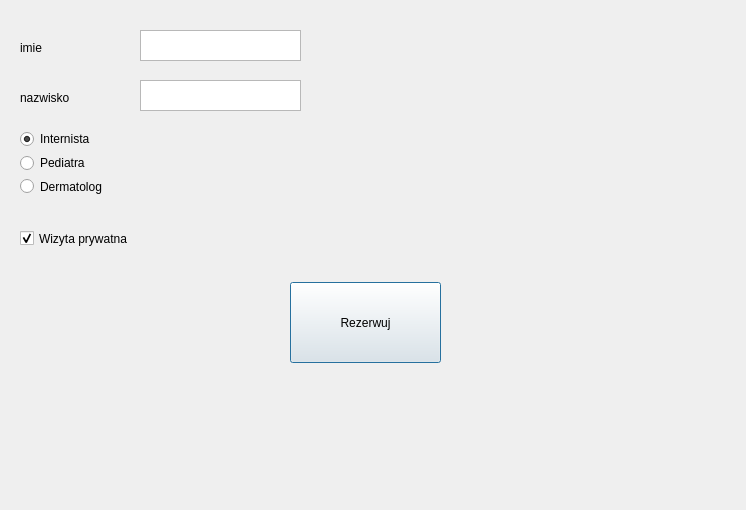
<?xml version="1.0" encoding="UTF-8"?>
<ui version="4.0">
 <class>Dialog</class>
 <widget class="QDialog" name="Dialog">
  <property name="geometry">
   <rect>
    <x>0</x>
    <y>0</y>
    <width>746</width>
    <height>510</height>
   </rect>
  </property>
  <property name="windowTitle">
   <string>Dialog</string>
  </property>
  <widget class="QCheckBox" name="wizyta_prywatna">
   <property name="geometry">
    <rect>
     <x>20</x>
     <y>230</y>
     <width>111</width>
     <height>17</height>
    </rect>
   </property>
   <property name="text">
    <string>Wizyta prywatna</string>
   </property>
   <property name="checked">
    <bool>true</bool>
   </property>
  </widget>
  <widget class="QPushButton" name="rezerwuj_button">
   <property name="geometry">
    <rect>
     <x>290</x>
     <y>282</y>
     <width>151</width>
     <height>81</height>
    </rect>
   </property>
   <property name="text">
    <string>Rezerwuj</string>
   </property>
  </widget>
  <widget class="QLabel" name="result">
   <property name="geometry">
    <rect>
     <x>0</x>
     <y>420</y>
     <width>741</width>
     <height>61</height>
    </rect>
   </property>
   <property name="text">
    <string/>
   </property>
   <property name="alignment">
    <set>Qt::AlignCenter</set>
   </property>
  </widget>
  <widget class="QTextEdit" name="textEdit">
   <property name="geometry">
    <rect>
     <x>140</x>
     <y>30</y>
     <width>161</width>
     <height>31</height>
    </rect>
   </property>
  </widget>
  <widget class="QTextEdit" name="textEdit_2">
   <property name="geometry">
    <rect>
     <x>140</x>
     <y>80</y>
     <width>161</width>
     <height>31</height>
    </rect>
   </property>
  </widget>
  <widget class="QLabel" name="label">
   <property name="geometry">
    <rect>
     <x>20</x>
     <y>40</y>
     <width>91</width>
     <height>16</height>
    </rect>
   </property>
   <property name="text">
    <string>imie</string>
   </property>
  </widget>
  <widget class="QLabel" name="label_2">
   <property name="geometry">
    <rect>
     <x>20</x>
     <y>90</y>
     <width>91</width>
     <height>16</height>
    </rect>
   </property>
   <property name="text">
    <string>nazwisko</string>
   </property>
  </widget>
  <widget class="QWidget" name="">
   <property name="geometry">
    <rect>
     <x>20</x>
     <y>130</y>
     <width>101</width>
     <height>65</height>
    </rect>
   </property>
   <layout class="QVBoxLayout" name="specjalizacja">
    <item>
     <widget class="QRadioButton" name="internista">
      <property name="text">
       <string>Internista</string>
      </property>
      <property name="checked">
       <bool>true</bool>
      </property>
     </widget>
    </item>
    <item>
     <widget class="QRadioButton" name="pediatra">
      <property name="text">
       <string>Pediatra</string>
      </property>
     </widget>
    </item>
    <item>
     <widget class="QRadioButton" name="dermatolog">
      <property name="text">
       <string>Dermatolog</string>
      </property>
     </widget>
    </item>
   </layout>
  </widget>
 </widget>
 <resources/>
 <connections/>
</ui>
